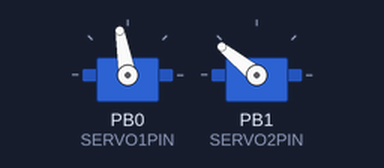
Recording of a sketch running on a simulated ATtiny85, built with avr-gcc and run on an emulated ATtiny85. Parts: 2 × servo.

Above: at 0.05 s.
At 0.8 s:
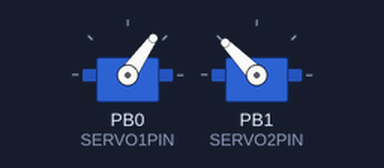
At 1.9 s:
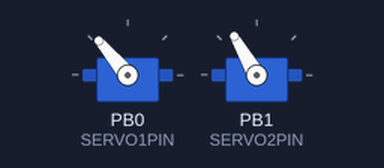
At 2.2 s:
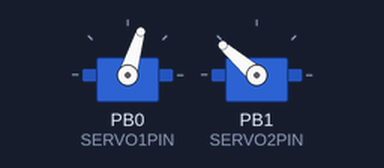
Timing chart, 0 to 3.1 s (numbered marks = the images above):
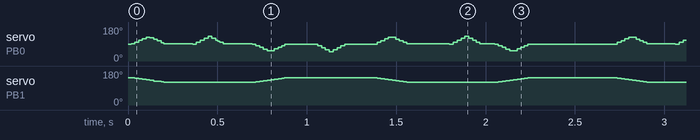

The sketch:

puffin2.ino
```cpp
#include<Adafruit_SoftServo.h>
#define SERVO1PIN 0
#define SERVO2PIN 1

Adafruit_SoftServo hipServo;
Adafruit_SoftServo neckServo;
const int minFeet = 50;
const int maxFeet = 130;
const int deltaFeet = maxFeet - minFeet;

const int minNeck = 95;
const int maxNeck = 145;
const int deltaNeck = maxNeck - minNeck;
int i = 0;

const int motorDelay=2;
const int stepDelay=motorDelay*deltaFeet;

float n = maxNeck;
const float neckRatio = (float)(deltaNeck)/(float)(2*deltaFeet);


void setup() {
  OCR0A = 0xAF; //any number is OK
  TIMSK |= _BV(OCIE0A); // Turn on the compare interrupt

  hipServo.attach(SERVO1PIN);
  hipServo.write(minFeet+deltaFeet/2);

  neckServo.attach(SERVO2PIN);
  neckServo.write(maxNeck);
  delay(15);
}

void loop()
{
  leftStepNeckDown();
  delay(stepDelay);
  leftStep();
  delay(stepDelay);
  rightStepNeckUp();
  delay(stepDelay);
  rightStep();
  delay(stepDelay);
  leftStepNeckDown();
  delay(1.5*stepDelay);
  leftStep();
  delay(.5*stepDelay);
  rightStepNeckUp();
  delay(stepDelay);
  delay(deltaFeet*motorDelay+stepDelay);
}

void leftStep(){
  for(i=deltaFeet/2;i<deltaFeet;i++){
    hipServo.write(minFeet+i);
    delay(motorDelay);
  }
  for(i=deltaFeet; i>deltaFeet/2;i--){
    hipServo.write(minFeet+i);
    delay(motorDelay);
  }
}

void leftStepNeckDown(){
  for(i=deltaFeet/2;i<deltaFeet;i++){
    hipServo.write(minFeet+i);
    if(n >= minNeck)
      neckServo.write(n);
    n-=neckRatio;
    delay(motorDelay);
  }
  for(i=deltaFeet; i>deltaFeet/2;i--){
    hipServo.write(minFeet+i);
    if(n >= minNeck)
      neckServo.write(n);
    n-=neckRatio;
    delay(motorDelay);
  }
}

void rightStep(){
  for(i=deltaFeet/2;i>0;i--){
    hipServo.write(minFeet+i);
    delay(motorDelay);
  }
  for(i=0; i<deltaFeet/2;i++){
    hipServo.write(minFeet+i);
    delay(motorDelay);
  }
}


void rightStepNeckUp(){
  for(i=deltaFeet/2;i>0;i--){
    hipServo.write(minFeet+i);
    if(n <= maxNeck)
      neckServo.write(n);
    n += neckRatio;
    delay(motorDelay);
  }
  for(i=0; i<deltaFeet/2;i++){
    hipServo.write(minFeet+i);
    if(n <= maxNeck)
      neckServo.write(n);
    n += neckRatio;
    delay(motorDelay);
  }
}


volatile uint8_t counter = 0;
SIGNAL(TIMER0_COMPA_vect){
  counter += 2;

  if(counter >= 20){
    counter = 0;
    hipServo.refresh();
    neckServo.refresh();
  }
}
```
